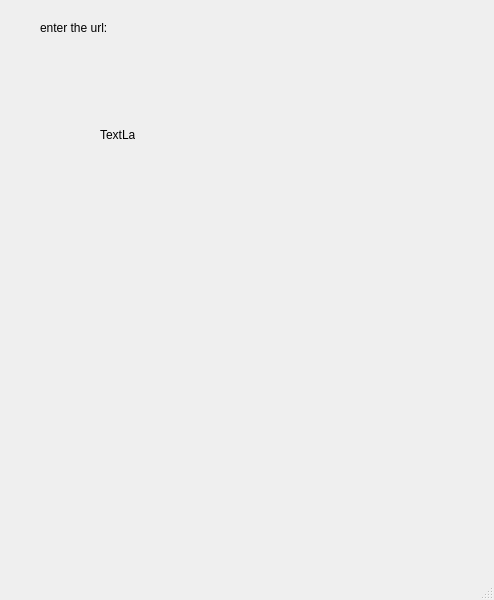
<?xml version="1.0" encoding="UTF-8"?>
<ui version="4.0">
 <class>MainWindow</class>
 <widget class="QMainWindow" name="MainWindow">
  <property name="geometry">
   <rect>
    <x>0</x>
    <y>0</y>
    <width>494</width>
    <height>600</height>
   </rect>
  </property>
  <property name="windowTitle">
   <string>MainWindow</string>
  </property>
  <widget class="QWidget" name="centralwidget">
   <widget class="QLabel" name="label">
    <property name="geometry">
     <rect>
      <x>40</x>
      <y>20</y>
      <width>91</width>
      <height>16</height>
     </rect>
    </property>
    <property name="text">
     <string>enter the url:</string>
    </property>
   </widget>
   <widget class="QLabel" name="label_2">
    <property name="geometry">
     <rect>
      <x>100</x>
      <y>130</y>
      <width>35</width>
      <height>10</height>
     </rect>
    </property>
    <property name="text">
     <string>TextLabel</string>
    </property>
   </widget>
  </widget>
  <widget class="QMenuBar" name="menubar">
   <property name="geometry">
    <rect>
     <x>0</x>
     <y>0</y>
     <width>494</width>
     <height>18</height>
    </rect>
   </property>
  </widget>
  <widget class="QStatusBar" name="statusbar"/>
 </widget>
 <resources/>
 <connections/>
</ui>
